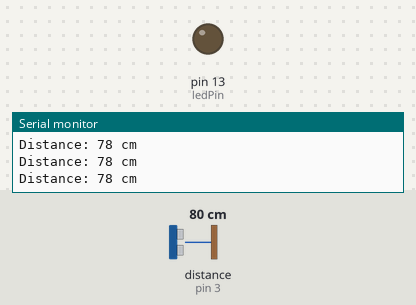
The sketch below on a simulated Arduino Uno, built with avr-gcc and run on an emulated ATmega328P. On the bench: output pins drawn as LEDs (lit = HIGH), the last lines printed to the serial monitor. Wiring (inferred from the names in the program): ultrasonic range finder: trigger pin 2; echo pin 3. The inputs (shaded band) are chosen by the test bench; at power-on: distance to the obstacle (sensor on pin 3) 80 cm. The echo pulse lasts 58.3 µs per cm; pins used as bus, display or sensor lines are not drawn.

Above: at 1.2 s.
1.3 s: distance to the obstacle (sensor on pin 3) set to 22 cm
2.8 s: distance to the obstacle (sensor on pin 3) set to 18 cm
At 4.1 s:
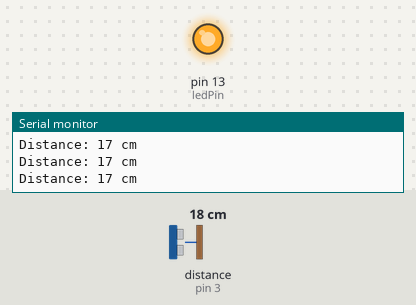
4.4 s: distance to the obstacle (sensor on pin 3) set to 35 cm
At 5.0 s:
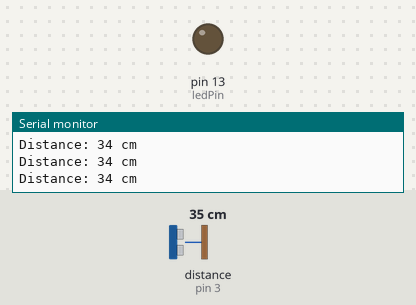
5.9 s: distance to the obstacle (sensor on pin 3) set to 9 cm
At 6.5 s:
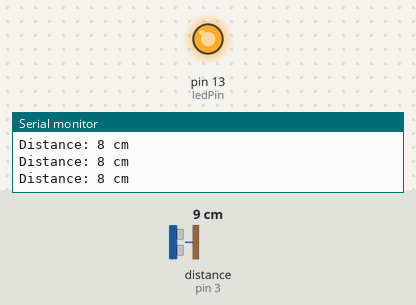
Timing chart, 0 to 8.4 s (numbered marks = the images above; inputs shaded):
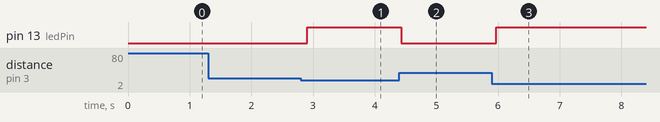

Measured:
- the behaviour switches between 21 and 20 cm on distance to the obstacle (sensor on pin 3) (found by bisection; images 0 and 1)
- after the input at 2.8 s, pin 13 (ledPin): LOW → HIGH after 0.10 s
- after the input at 4.4 s, pin 13 (ledPin): HIGH → LOW at once
- after the input at 5.9 s, pin 13 (ledPin): LOW → HIGH after 0.07 s

The sketch:

main.ino
```cpp
// Define ultrasonic sensor pins
const int trigPin = 2; // Trig pin of the ultrasonic sensor
const int echoPin = 3; // Echo pin of the ultrasonic sensor

// Define LED pin
const int ledPin = 13; // Pin to which the LED is connected

// Define distance thresholds for turning the LED on and off (in centimeters)
const int distanceThreshold = 20; // Distance threshold for turning the LED on

void setup() {
  // Initialize serial communication for debugging
  Serial.begin(9600);

  // Set ultrasonic sensor pins as input and LED pin as output
  pinMode(trigPin, OUTPUT);
  pinMode(echoPin, INPUT);
  pinMode(ledPin, OUTPUT);
}

void loop() {
  // Trigger ultrasonic sensor to send out pulse
  digitalWrite(trigPin, LOW);
  delayMicroseconds(2);
  digitalWrite(trigPin, HIGH);
  delayMicroseconds(10);
  digitalWrite(trigPin, LOW);

  // Measure the duration of the pulse received by the echo pin
  long duration = pulseIn(echoPin, HIGH);

  // Calculate distance in centimeters
  int distance = duration * 0.034 / 2;

  // Print distance for debugging
  Serial.print("Distance: ");
  Serial.print(distance);
  Serial.println(" cm");

  // Check if the distance is within the threshold
  if (distance < distanceThreshold) {
    // Turn on the LED
    digitalWrite(ledPin, HIGH);
  } else {
    // Turn off the LED
    digitalWrite(ledPin, LOW);
  }

  // Delay for stability
  delay(100);
}
```
